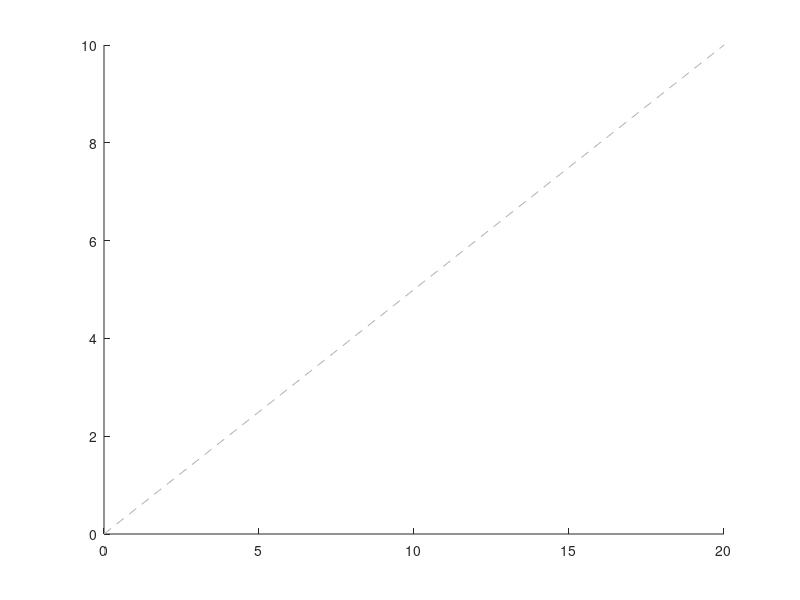

Source code (MATLAB): (Note: this script raises an error after producing the figure.)
function [] = StateSpaceGeometry()

  close all

  %% Colors and helper functions
  gray   = [0.70  0.70  0.70];
  blue   = [0.40  0.75  1.00];
  orange = [1.00  0.59  0.40];
  black  = [0.33  0.30  0.33];
  green  = [0.49  0.88  0.49];

  %% Main Vectors and some proj.bections/computations
  v.a = [2 1]';
  v.b = [1 1]';
  v.c = [2 2.5]';
  v.o = [0 0]';

  vs = {'b', 'c'};
  for n = 1:length(vs)
    vv = vs{n};
    beta.(vv) = inv(v.a'*v.a)*v.a'*v.(vv);
    proj.(vv) = beta.(vv)*v.a;

    runRise.(vv)    = proj.(vv)-v.(vv);
    slope.(vv)      = runRise.(vv)(2)/runRise.(vv)(1);
    yintercept.(vv) = v.(vv)(2) - v.(vv)(1)*slope.(vv);
    xintercept.(vv) = -yintercept.(vv)/slope.(vv);
  end


  %% Function to draw arrow and add annote
  function [H] = myarrow(base, point, color)
    if ~exist('color', 'var')
      color = black;
    end

    H = arrow(base, point, 3, 'FaceColor', color, 'EdgeColor', color);
    text(point(1), point(2)-0.01*diff(ylim()), sprintf('(%2.1f,%2.1f)', point(1), point(2)), 'FontSize', 14);
  end


  %% Fig1: Starting plot: Just vector v.a and its direction
  function [fig] = Fig1(hoff)
    fig = figure();
    hold on

    plot([0 v.a(1)*10], [0 v.a(2)*10], '--', 'Color', gray);
    myarrow(v.o,v.a);

    if hoff
      hold off
    end
  end


  %% Fig2: Add vector v.b to Fig1
  function [fig] = Fig2(hoff)
    fig = Fig1(0);

    myarrow(v.o, v.b, blue);

    if hoff
      hold off
    end
  end


  %% Fig3: Show proj.bection of y1 onto v.a, with the epsilon
  function [fig] = Fig3(hoff)
    fig = Fig2(0);

    myarrow(v.o, proj.b, blue);
    myarrow(v.b, proj.b, orange);

    if hoff
      hold off
    end
  end


  %% Fig4: Extend epsilon line
  function [fig] = Fig4(hoff)
    fig = Fig3(0);

    plot([0 xintercept.b], [yintercept.b 0], '--', 'Color', gray)

    if hoff
      hold off
    end
  end

  %% Fig5: Many vectors along epsilon line
  function [fig] = Fig5(hoff)
    fig = Fig2(0);

    plot([0 xintercept.b], [yintercept.b 0], '--', 'Color', gray)
    myarrow(v.o, proj.b, blue);
    for w = -3:1:2
      myarrow(v.o, w*proj.b+(1-w)*v.b, blue);
    end

    if hoff
      hold off
    end
  end

  %% Fig5: Show for other line
  function [fig] = Fig6(hoff)
    fig = Fig4(0);

    myarrow(v.o, v.c, green);
    myarrow(v.o, proj.c, green);
    myarrow(v.c, proj.c, orange);
    plot([0 xintercept.c], [yintercept.c 0], '--', 'Color', gray)

    if hoff
      hold off
    end
  end


  fig.f1 = Fig1(1);
  fig.f2 = Fig2(1);
  fig.f3 = Fig3(1);
  fig.f4 = Fig4(1);
  fig.f5 = Fig5(1);
  fig.f6 = Fig6(1);


  lim = [0 3];
  f = fieldnames(fig);
  for n = 1:length(f)
    figure(fig.(f{n}))
    axis([lim, lim])
    set(gca(), 'FontSize', 16)

    print(gcf(), '-dpdf', ['../Plots/StateSpaceGeometry' num2str(n) '.pdf']);
  end



end
